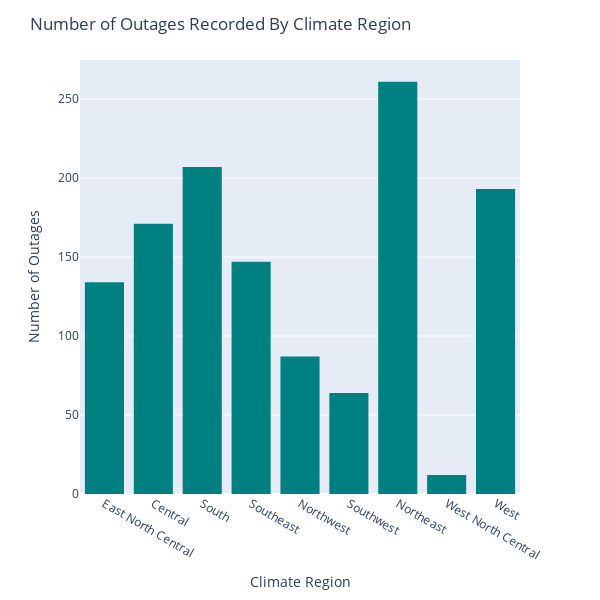

Notebook cell for this chart:
### Code cell
#bar chart of number of outages by climate region
fig = outages.plot(kind='hist', x='CLIMATE.REGION')
fig.update_layout(
    title='Number of Outages Recorded By Climate Region',
    xaxis_title='Climate Region',
    yaxis_title='Number of Outages',
    width=600,
    height=600
)
fig.update_traces(marker_color='#008080')

### Figure 1 — Plotly figure (JSON) as saved in the notebook; plotly's stock layout.template omitted (floating-point values rounded to 4 significant figures; data arrays with more than 128 entries replaced by an {"elided": "..."} marker saying what was removed)
{"data": [{"alignmentgroup": "True", "bingroup": "x", "hovertemplate": "CLIMATE.REGION=%{x}<br>count=%{y}<extra></extra>", "legendgroup": "", "marker": {"color": "#008080", "pattern": {"shape": ""}}, "name": "", "offsetgroup": "", "orientation": "v", "showlegend": false, "type": "histogram", "x": {"elided": "1281 str values"}, "xaxis": "x", "yaxis": "y"}], "layout": {"barmode": "relative", "height": 600, "legend": {"tracegroupgap": 0}, "margin": {"t": 60}, "title": {"text": "Number of Outages Recorded By Climate Region"}, "width": 600, "xaxis": {"anchor": "y", "domain": [0, 1], "title": {"text": "Climate Region"}}, "yaxis": {"anchor": "x", "domain": [0, 1], "title": {"text": "Number of Outages"}}}}
